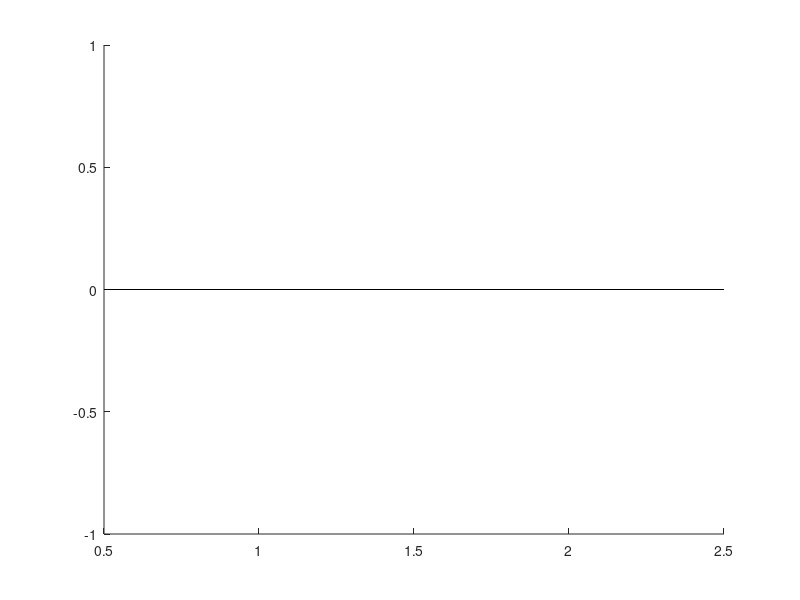

Recreate this plot in MATLAB. (Note: this script raises an error after producing the figure.)
% Unfinished script to count HitMiss Rate for all recordings (loaded into 
%Matlasb 

%% TO LOOP THROUGH ALL THE RECORDINGS!

% Get all variables in workspace that match pattern 'dataRB*'
allVars = who('dataRB*');
nSessions = length(allVars);

fprintf('Found %d sessions to analyze\n', nSessions);

% Initialize aggregated counters
agg_control = struct('Hit', 0, 'Miss', 0, 'Unattended', 0, 'Total', 0);
agg_opto = struct('Hit', 0, 'Miss', 0, 'Unattended', 0, 'Total', 0);

% Also by location
agg_control_right = struct('Hit', 0, 'Miss', 0, 'Unattended', 0, 'Total', 0);
agg_control_left = struct('Hit', 0, 'Miss', 0, 'Unattended', 0, 'Total', 0);
agg_opto_right = struct('Hit', 0, 'Miss', 0, 'Unattended', 0, 'Total', 0);
agg_opto_left = struct('Hit', 0, 'Miss', 0, 'Unattended', 0, 'Total', 0);

% Determine if sessions are control or opto
controlSessions = {};
optoSessions = {};


% Loop through all sessions
for s = 1:nSessions
    fprintf('\nProcessing session %d/%d: %s\n', s, nSessions, allVars{s});
    
    % Load data
    data = eval(allVars{s});
    
    % Extract parameters
    StimTime = data.options.Trialtsecbegin;
    nTrials = data.options.trials * data.options.subsessions;
    LickTimes = str2double(data.lickData(~cellfun('isempty', data.lickData)));
    redFrames = data.redFrames(1,:);
    RedFramesNum = str2double(redFrames) + ((StimTime - data.options.tsecbegin) * 1000)';
    optoTrials = data.options.opto_trial;
    stimLocations = data.options.stimLocationHistory;
    
    % Extract licks and classify trials
    [LicksInFrame, discardedTrials] = extractLicksInWindow(LickTimes, RedFramesNum, ...
        LICK_WINDOW_PRE, LICK_WINDOW_POST, TIME_BEFORE_STIM, TIME_AFTER_STIM, nTrials);
    
    [LicksHit, LicksMiss, FirstLicks] = classifyTrials(LicksInFrame, discardedTrials, ...
        HIT_THRESHOLD, MISS_THRESHOLD);
    
    isHit = ~isnan(LicksHit);
    isMiss = ~isnan(LicksMiss);
    isUnattended = ~isHit & ~isMiss;
    
    % Determine session type
    hasOpto = any(optoTrials == 1);
    if hasOpto
        optoSessions{end+1} = allVars{s};
    else
        controlSessions{end+1} = allVars{s};
    end
    
    % Aggregate by condition
    idxControl = optoTrials == 0;
    idxOpto = optoTrials == 1;
    
    agg_control.Hit = agg_control.Hit + sum(isHit(idxControl));
    agg_control.Miss = agg_control.Miss + sum(isMiss(idxControl));
    agg_control.Unattended = agg_control.Unattended + sum(isUnattended(idxControl));
    agg_control.Total = agg_control.Total + sum(idxControl);
    
    if hasOpto
        agg_opto.Hit = agg_opto.Hit + sum(isHit(idxOpto));
        agg_opto.Miss = agg_opto.Miss + sum(isMiss(idxOpto));
        agg_opto.Unattended = agg_opto.Unattended + sum(isUnattended(idxOpto));
        agg_opto.Total = agg_opto.Total + sum(idxOpto);
    end
    
    % Aggregate by condition AND location
    % Control Right (location = 6)
    idx = idxControl & stimLocations == 6;
    agg_control_right.Hit = agg_control_right.Hit + sum(isHit(idx));
    agg_control_right.Miss = agg_control_right.Miss + sum(isMiss(idx));
    agg_control_right.Unattended = agg_control_right.Unattended + sum(isUnattended(idx));
    agg_control_right.Total = agg_control_right.Total + sum(idx);
    
    % Control Left (location = 7)
    idx = idxControl & stimLocations == 7;
    agg_control_left.Hit = agg_control_left.Hit + sum(isHit(idx));
    agg_control_left.Miss = agg_control_left.Miss + sum(isMiss(idx));
    agg_control_left.Unattended = agg_control_left.Unattended + sum(isUnattended(idx));
    agg_control_left.Total = agg_control_left.Total + sum(idx);
    
    if hasOpto
        % Opto Right
        idx = idxOpto & stimLocations == 6;
        agg_opto_right.Hit = agg_opto_right.Hit + sum(isHit(idx));
        agg_opto_right.Miss = agg_opto_right.Miss + sum(isMiss(idx));
        agg_opto_right.Unattended = agg_opto_right.Unattended + sum(isUnattended(idx));
        agg_opto_right.Total = agg_opto_right.Total + sum(idx);
        
        % Opto Left
        idx = idxOpto & stimLocations == 7;
        agg_opto_left.Hit = agg_opto_left.Hit + sum(isHit(idx));
        agg_opto_left.Miss = agg_opto_left.Miss + sum(isMiss(idx));
        agg_opto_left.Unattended = agg_opto_left.Unattended + sum(isUnattended(idx));
        agg_opto_left.Total = agg_opto_left.Total + sum(idx);
    end
end

%Plot Aggregated Results - By Condition
figure('Color', 'w');
hold on;

propControl = [agg_control.Hit, agg_control.Miss, agg_control.Unattended] / agg_control.Total;
propOpto = [agg_opto.Hit, agg_opto.Miss, agg_opto.Unattended] / agg_opto.Total;
combined = [propControl; propOpto];

colors = [0.3 0.75 0.4; 1.0 0.6 0.2; 0.75 0.75 0.75];
b = bar(combined, 'stacked', 'BarWidth', 0.6, 'EdgeColor', 'none');
for i = 1:3
    b(i).FaceColor = colors(i,:);
end

set(gca, 'XTick', 1:2, 'XTickLabel', {'Control', 'Opto'}, ...
    'FontSize', 12, 'LineWidth', 1.2, 'Box', 'off');
ylabel('Proportion of Trials', 'FontSize', 13);
ylim([0 1]);
yticks(0:0.2:1);
grid on;
set(gca, 'GridAlpha', 0.2);
legend({'Hit', 'Miss', 'Unattended'}, 'Location', 'northeastoutside', 'FontSize', 11, 'Box', 'off');
title(sprintf('Aggregated Outcomes (%d sessions)', nSessions), 'FontSize', 14, 'FontWeight', 'bold');

% Plot Aggregated Results - By Condition and Location
figure('Color', 'w');
hold on;

propData = zeros(4, 3);
propData(1,:) = [agg_control_right.Hit, agg_control_right.Miss, agg_control_right.Unattended] / agg_control_right.Total;
propData(2,:) = [agg_control_left.Hit, agg_control_left.Miss, agg_control_left.Unattended] / agg_control_left.Total;
propData(3,:) = [agg_opto_right.Hit, agg_opto_right.Miss, agg_opto_right.Unattended] / agg_opto_right.Total;
propData(4,:) = [agg_opto_left.Hit, agg_opto_left.Miss, agg_opto_left.Unattended] / agg_opto_left.Total;

groups = {'Control Right', 'Control Left', 'Opto Right', 'Opto Left'};

b = bar(propData, 'stacked', 'BarWidth', 0.6, 'EdgeColor', 'none');
for i = 1:3
    b(i).FaceColor = colors(i,:);
end

set(gca, 'XTick', 1:4, 'XTickLabel', groups, 'FontSize', 11, 'LineWidth', 1.2, 'Box', 'off');
ylabel('Proportion of Trials', 'FontSize', 13);
ylim([0 1]);
yticks(0:0.2:1);
grid on;
set(gca, 'GridAlpha', 0.2);
legend({'Hit', 'Miss', 'Unattended'}, 'Location', 'northeastoutside', 'FontSize', 11, 'Box', 'off');
title(sprintf('Aggregated Outcomes by Location (%d sessions)', nSessions), 'FontSize', 14, 'FontWeight', 'bold');

%% claude made this

%% MODIFIED SCRIPT TO HANDLE BASELINE AND OPTO RECORDINGS SEPARATELY

% Get all variables in workspace that match pattern 'dataRB*'
allVars = who('dataRB12*');
nSessions = length(allVars);

fprintf('Found %d sessions to analyze\n', nSessions);

% Initialize aggregated counters for OPTO sessions (control vs opto trials)
agg_opto_control = struct('Hit', 0, 'Miss', 0, 'Unattended', 0, 'Total', 0);
agg_opto_opto = struct('Hit', 0, 'Miss', 0, 'Unattended', 0, 'Total', 0);

% By location for OPTO sessions
agg_opto_control_right = struct('Hit', 0, 'Miss', 0, 'Unattended', 0, 'Total', 0);
agg_opto_control_left = struct('Hit', 0, 'Miss', 0, 'Unattended', 0, 'Total', 0);
agg_opto_opto_right = struct('Hit', 0, 'Miss', 0, 'Unattended', 0, 'Total', 0);
agg_opto_opto_left = struct('Hit', 0, 'Miss', 0, 'Unattended', 0, 'Total', 0);

% Initialize aggregated counters for BASELINE sessions
agg_baseline = struct('Hit', 0, 'Miss', 0, 'Unattended', 0, 'Total', 0);
agg_baseline_right = struct('Hit', 0, 'Miss', 0, 'Unattended', 0, 'Total', 0);
agg_baseline_left = struct('Hit', 0, 'Miss', 0, 'Unattended', 0, 'Total', 0);

% Lick data for violin plots
LICK_WINDOW_PRE_OPTO = -3;
LICK_WINDOW_POST_OPTO = 5;

% For opto sessions: control vs opto trials
relLicks_opto_control = [];
relLicks_opto_opto = [];

% For baseline sessions
relLicks_baseline = [];

% Session lists
baselineSessions = {};
optoSessions = {};

% Loop through all sessions
for s = 1:nSessions
    fprintf('\nProcessing session %d/%d: %s\n', s, nSessions, allVars{s});
    
    % Load data
    data = eval(allVars{s});
    
    % Extract parameters
    StimTime = data.options.Trialtsecbegin;
    nTrials = data.options.trials * data.options.subsessions;
    LickTimes = str2double(data.lickData(~cellfun('isempty', data.lickData)));
    redFrames = data.redFrames(1,:);
    RedFramesNum = str2double(redFrames) + ((StimTime - data.options.tsecbegin) * 1000)';
    optoTrials = data.options.opto_trial;
    stimLocations = data.options.stimLocationHistory;
    
    % Extract licks and classify trials
    [LicksInFrame, discardedTrials] = extractLicksInWindow(LickTimes, RedFramesNum, ...
        LICK_WINDOW_PRE, LICK_WINDOW_POST, TIME_BEFORE_STIM, TIME_AFTER_STIM, nTrials);
    
    [LicksHit, LicksMiss, FirstLicks] = classifyTrials(LicksInFrame, discardedTrials, ...
        HIT_THRESHOLD, MISS_THRESHOLD);
    
    isHit = ~isnan(LicksHit);
    isMiss = ~isnan(LicksMiss);
    isUnattended = ~isHit & ~isMiss;
    
    % Determine session type
    hasOpto = any(optoTrials == 1);
    
    if hasOpto
        % OPTO SESSION - has both control and opto trials
        optoSessions{end+1} = allVars{s};
        
        idxControl = optoTrials == 0;
        idxOpto = optoTrials == 1;
        
        % Aggregate overall
        agg_opto_control.Hit = agg_opto_control.Hit + sum(isHit(idxControl));
        agg_opto_control.Miss = agg_opto_control.Miss + sum(isMiss(idxControl));
        agg_opto_control.Unattended = agg_opto_control.Unattended + sum(isUnattended(idxControl));
        agg_opto_control.Total = agg_opto_control.Total + sum(idxControl);
        
        agg_opto_opto.Hit = agg_opto_opto.Hit + sum(isHit(idxOpto));
        agg_opto_opto.Miss = agg_opto_opto.Miss + sum(isMiss(idxOpto));
        agg_opto_opto.Unattended = agg_opto_opto.Unattended + sum(isUnattended(idxOpto));
        agg_opto_opto.Total = agg_opto_opto.Total + sum(idxOpto);
        
        % Aggregate by location
        % Control Right (location = 6)
        idx = idxControl & stimLocations == 6;
        agg_opto_control_right.Hit = agg_opto_control_right.Hit + sum(isHit(idx));
        agg_opto_control_right.Miss = agg_opto_control_right.Miss + sum(isMiss(idx));
        agg_opto_control_right.Unattended = agg_opto_control_right.Unattended + sum(isUnattended(idx));
        agg_opto_control_right.Total = agg_opto_control_right.Total + sum(idx);
        
        % Control Left (location = 7)
        idx = idxControl & stimLocations == 7;
        agg_opto_control_left.Hit = agg_opto_control_left.Hit + sum(isHit(idx));
        agg_opto_control_left.Miss = agg_opto_control_left.Miss + sum(isMiss(idx));
        agg_opto_control_left.Unattended = agg_opto_control_left.Unattended + sum(isUnattended(idx));
        agg_opto_control_left.Total = agg_opto_control_left.Total + sum(idx);
        
        % Opto Right
        idx = idxOpto & stimLocations == 6;
        agg_opto_opto_right.Hit = agg_opto_opto_right.Hit + sum(isHit(idx));
        agg_opto_opto_right.Miss = agg_opto_opto_right.Miss + sum(isMiss(idx));
        agg_opto_opto_right.Unattended = agg_opto_opto_right.Unattended + sum(isUnattended(idx));
        agg_opto_opto_right.Total = agg_opto_opto_right.Total + sum(idx);
        
        % Opto Left
        idx = idxOpto & stimLocations == 7;
        agg_opto_opto_left.Hit = agg_opto_opto_left.Hit + sum(isHit(idx));
        agg_opto_opto_left.Miss = agg_opto_opto_left.Miss + sum(isMiss(idx));
        agg_opto_opto_left.Unattended = agg_opto_opto_left.Unattended + sum(isUnattended(idx));
        agg_opto_opto_left.Total = agg_opto_opto_left.Total + sum(idx);
        
        % Collect lick times for violin plot
        for t = 1:nTrials
            lickTimes = LicksInFrame(:, t);
            lickTimes = lickTimes(~isnan(lickTimes) & lickTimes ~= 0);
            lickTimes = lickTimes(lickTimes >= LICK_WINDOW_PRE_OPTO & lickTimes <= LICK_WINDOW_POST_OPTO);
            
            if optoTrials(t) == 0
                relLicks_opto_control = [relLicks_opto_control; lickTimes];
            else
                relLicks_opto_opto = [relLicks_opto_opto; lickTimes];
            end
        end
        
    else
        % BASELINE SESSION - no opto trials
        baselineSessions{end+1} = allVars{s};
        
        % Aggregate overall
        agg_baseline.Hit = agg_baseline.Hit + sum(isHit);
        agg_baseline.Miss = agg_baseline.Miss + sum(isMiss);
        agg_baseline.Unattended = agg_baseline.Unattended + sum(isUnattended);
        agg_baseline.Total = agg_baseline.Total + nTrials;
        
        % Aggregate by location
        % Right (location = 6)
        idx = stimLocations == 6;
        agg_baseline_right.Hit = agg_baseline_right.Hit + sum(isHit(idx));
        agg_baseline_right.Miss = agg_baseline_right.Miss + sum(isMiss(idx));
        agg_baseline_right.Unattended = agg_baseline_right.Unattended + sum(isUnattended(idx));
        agg_baseline_right.Total = agg_baseline_right.Total + sum(idx);
        
        % Left (location = 7)
        idx = stimLocations == 7;
        agg_baseline_left.Hit = agg_baseline_left.Hit + sum(isHit(idx));
        agg_baseline_left.Miss = agg_baseline_left.Miss + sum(isMiss(idx));
        agg_baseline_left.Unattended = agg_baseline_left.Unattended + sum(isUnattended(idx));
        agg_baseline_left.Total = agg_baseline_left.Total + sum(idx);
        
        % Collect lick times for violin plot
        for t = 1:nTrials
            lickTimes = LicksInFrame(:, t);
            lickTimes = lickTimes(~isnan(lickTimes) & lickTimes ~= 0);
            lickTimes = lickTimes(lickTimes >= LICK_WINDOW_PRE_OPTO & lickTimes <= LICK_WINDOW_POST_OPTO);
            relLicks_baseline = [relLicks_baseline; lickTimes];
        end
    end
end

fprintf('\n=== SUMMARY ===\n');
fprintf('Baseline sessions: %d\n', length(baselineSessions));
fprintf('Opto sessions: %d\n', length(optoSessions));

% Define colors once for all plots
colors = [0.3 0.75 0.4; 1.0 0.6 0.2; 0.75 0.75 0.75];

%PLOT 1: OPTO SESSIONS - Control vs Opto Trials
if ~isempty(optoSessions) && agg_opto_control.Total > 0 && agg_opto_opto.Total > 0
    figure('Color', 'w');
    hold on;
    
    propControl = [agg_opto_control.Hit, agg_opto_control.Miss, agg_opto_control.Unattended] / agg_opto_control.Total;
    propOpto = [agg_opto_opto.Hit, agg_opto_opto.Miss, agg_opto_opto.Unattended] / agg_opto_opto.Total;
    combined = [propControl; propOpto];
    
    % Check for NaN or Inf values
    if any(isnan(combined(:))) || any(isinf(combined(:)))
        warning('NaN or Inf values detected in opto sessions data. Skipping plot 1.');
    else
        b = bar(combined, 'stacked', 'BarWidth', 0.6, 'EdgeColor', 'none');
        for i = 1:length(b)
            b(i).FaceColor = colors(i,:);
        end
        
        set(gca, 'XTick', 1:2, 'XTickLabel', {'Control', 'Opto'}, ...
            'FontSize', 12, 'LineWidth', 1.2, 'Box', 'off');
        ylabel('Proportion of Trials', 'FontSize', 13);
        ylim([0 1]);
        yticks(0:0.2:1);
        grid on;
        set(gca, 'GridAlpha', 0.2);
        legend({'Hit', 'Miss', 'Unattended'}, 'Location', 'northeastoutside', 'FontSize', 11, 'Box', 'off');
        title(sprintf('Opto Sessions: Control vs Opto (%d sessions)', length(optoSessions)), 'FontSize', 14, 'FontWeight', 'bold');
    end
else
    fprintf('Skipping Plot 1: No opto session data available\n');
end

%PLOT 2: OPTO SESSIONS - By Location
if ~isempty(optoSessions) && agg_opto_control_right.Total > 0
    figure('Color', 'w');
    hold on;
    
    % Handle division by zero
    propData = zeros(4, 3);
    if agg_opto_control_right.Total > 0
        propData(1,:) = [agg_opto_control_right.Hit, agg_opto_control_right.Miss, agg_opto_control_right.Unattended] / agg_opto_control_right.Total;
    end
    if agg_opto_control_left.Total > 0
        propData(2,:) = [agg_opto_control_left.Hit, agg_opto_control_left.Miss, agg_opto_control_left.Unattended] / agg_opto_control_left.Total;
    end
    if agg_opto_opto_right.Total > 0
        propData(3,:) = [agg_opto_opto_right.Hit, agg_opto_opto_right.Miss, agg_opto_opto_right.Unattended] / agg_opto_opto_right.Total;
    end
    if agg_opto_opto_left.Total > 0
        propData(4,:) = [agg_opto_opto_left.Hit, agg_opto_opto_left.Miss, agg_opto_opto_left.Unattended] / agg_opto_opto_left.Total;
    end
    
    groups = {'Control Right', 'Control Left', 'Opto Right', 'Opto Left'};
    
    % Check for NaN or Inf values
    if any(isnan(propData(:))) || any(isinf(propData(:)))
        warning('NaN or Inf values detected in opto location data. Skipping plot 2.');
    else
        b = bar(propData, 'stacked', 'BarWidth', 0.6, 'EdgeColor', 'none');
        for i = 1:length(b)
            b(i).FaceColor = colors(i,:);
        end
        
        set(gca, 'XTick', 1:4, 'XTickLabel', groups, 'FontSize', 11, 'LineWidth', 1.2, 'Box', 'off');
        ylabel('Proportion of Trials', 'FontSize', 13);
        ylim([0 1]);
        yticks(0:0.2:1);
        grid on;
        set(gca, 'GridAlpha', 0.2);
        legend({'Hit', 'Miss', 'Unattended'}, 'Location', 'northeastoutside', 'FontSize', 11, 'Box', 'off');
        title(sprintf('Opto Sessions by Location (%d sessions)', length(optoSessions)), 'FontSize', 14, 'FontWeight', 'bold');
    end
else
    fprintf('Skipping Plot 2: No opto location data available\n');
end

%PLOT 3: BASELINE SESSIONS
if ~isempty(baselineSessions) && agg_baseline.Total > 0
    figure('Color', 'w');
    hold on;
    
    propBaseline = [agg_baseline.Hit, agg_baseline.Miss, agg_baseline.Unattended] / agg_baseline.Total;
    
    % Check for NaN or Inf values
    if any(isnan(propBaseline)) || any(isinf(propBaseline))
        warning('NaN or Inf values detected in baseline data. Skipping plot 3.');
    else
        b = bar(propBaseline, 'stacked', 'BarWidth', 0.4, 'EdgeColor', 'none');
        for i = 1:length(b)
            b(i).FaceColor = colors(i,:);
        end
        
        set(gca, 'XTick', 1, 'XTickLabel', {'Baseline'}, ...
            'FontSize', 12, 'LineWidth', 1.2, 'Box', 'off');
        ylabel('Proportion of Trials', 'FontSize', 13);
        ylim([0 1]);
        yticks(0:0.2:1);
        xlim([0.5 1.5]);
        grid on;
        set(gca, 'GridAlpha', 0.2);
        legend({'Hit', 'Miss', 'Unattended'}, 'Location', 'northeastoutside', 'FontSize', 11, 'Box', 'off');
        title(sprintf('Baseline Sessions (%d sessions)', length(baselineSessions)), 'FontSize', 14, 'FontWeight', 'bold');
    end
else
    fprintf('Skipping Plot 3: No baseline session data available\n');
end

%PLOT 4: BASELINE SESSIONS - By Location
if ~isempty(baselineSessions) && agg_baseline_right.Total > 0
    figure('Color', 'w');
    hold on;
    
    propData = zeros(2, 3);
    if agg_baseline_right.Total > 0
        propData(1,:) = [agg_baseline_right.Hit, agg_baseline_right.Miss, agg_baseline_right.Unattended] / agg_baseline_right.Total;
    end
    if agg_baseline_left.Total > 0
        propData(2,:) = [agg_baseline_left.Hit, agg_baseline_left.Miss, agg_baseline_left.Unattended] / agg_baseline_left.Total;
    end
    
    groups = {'Baseline Right', 'Baseline Left'};
    
    % Check for NaN or Inf values
    if any(isnan(propData(:))) || any(isinf(propData(:)))
        warning('NaN or Inf values detected in baseline location data. Skipping plot 4.');
    else
        b = bar(propData, 'stacked', 'BarWidth', 0.6, 'EdgeColor', 'none');
        for i = 1:length(b)
            b(i).FaceColor = colors(i,:);
        end
        
        set(gca, 'XTick', 1:2, 'XTickLabel', groups, 'FontSize', 11, 'LineWidth', 1.2, 'Box', 'off');
        ylabel('Proportion of Trials', 'FontSize', 13);
        ylim([0 1]);
        yticks(0:0.2:1);
        grid on;
        set(gca, 'GridAlpha', 0.2);
        legend({'Hit', 'Miss', 'Unattended'}, 'Location', 'northeastoutside', 'FontSize', 11, 'Box', 'off');
        title(sprintf('Baseline Sessions by Location (%d sessions)', length(baselineSessions)), 'FontSize', 14, 'FontWeight', 'bold');
    end
else
    fprintf('Skipping Plot 4: No baseline location data available\n');
end

%PLOT 5: VIOLIN PLOT - OPTO SESSIONS (Control vs Opto)
if ~isempty(optoSessions) && ~isempty(relLicks_opto_control) && ~isempty(relLicks_opto_opto)
    % Combine data
    relLicks = [relLicks_opto_control; relLicks_opto_opto];
    groupLabels = [repmat({'Control'}, length(relLicks_opto_control), 1); ...
                   repmat({'Opto'}, length(relLicks_opto_opto), 1)];
    
    figure('Color', 'w', 'Position', [100 100 500 600]);
    hold on;
    
    % Reference lines
    plot([0.5 2.5], [-2 -2], 'Color', [0.8 0.2 0.2], 'LineWidth', 2, 'LineStyle', '--');
    plot([0.5 2.5], [0 0], 'Color', [0.2 0.2 0.2], 'LineWidth', 2, 'LineStyle', '-');
    
    % Violin plot with custom colors
    colors_violin = [0.7 0.7 0.7; 0.4 0.6 1];
    vp = violinplot(relLicks, groupLabels, 'ShowMean', true, 'ShowData', true, ...
        'ViolinColor', colors_violin);
    
    % Enhance mean lines
    for i = 1:length(vp)
        if isfield(vp(i), 'MeanPlot') && ~isempty(vp(i).MeanPlot)
            set(vp(i).MeanPlot, 'LineWidth', 3, 'Color', [0 0 0]);
        end
        if isfield(vp(i), 'ScatterPlot') && ~isempty(vp(i).ScatterPlot)
            set(vp(i).ScatterPlot, 'SizeData', 15, 'MarkerFaceAlpha', 0.4);
        end
    end
    
    ylabel('Time from stimulus onset (s)', 'FontSize', 14);
    set(gca, 'FontSize', 13, 'LineWidth', 1.5, 'Box', 'off');
    ylim([LICK_WINDOW_PRE_OPTO LICK_WINDOW_POST_OPTO]);
    
    text(2.6, -2, 'Opto', 'FontSize', 9, 'Color', [0.8 0.2 0.2]);
    text(2.6, 0, 'Stim', 'FontSize', 9, 'Color', [0.2 0.2 0.2]);
    
    title(sprintf('Lick Times - Opto Sessions (%d sessions)', length(optoSessions)), 'FontSize', 14, 'FontWeight', 'bold');
    
    % Calculate and display median for opto trials between -2 and 0
    opto_licks_window = relLicks_opto_opto(relLicks_opto_opto >= -2 & relLicks_opto_opto <= 0);
    if ~isempty(opto_licks_window)
        median_opto_window = median(opto_licks_window);
        fprintf('\n=== OPTO SESSIONS ===\n');
        fprintf('Median lick time for Opto trials (between -2 and 0s): %.3f s\n', median_opto_window);
        fprintf('Absolute median (from trial start): %.3f s\n', 2 + median_opto_window);
    end
    
    control_licks_window = relLicks_opto_control(relLicks_opto_control >= -2 & relLicks_opto_control <= 0);
    if ~isempty(control_licks_window)
        median_control_window = median(control_licks_window);
        fprintf('Median lick time for Control trials (between -2 and 0s): %.3f s\n', median_control_window);
        fprintf('Absolute median (from trial start): %.3f s\n', 2 + median_control_window);
    end
else
    fprintf('Skipping Plot 5: Insufficient lick data for opto sessions\n');
end

%PLOT 6: VIOLIN PLOT - BASELINE SESSIONS
if ~isempty(baselineSessions) && ~isempty(relLicks_baseline)
    groupLabels_baseline = repmat({'Baseline'}, length(relLicks_baseline), 1);
    
    figure('Color', 'w', 'Position', [100 100 400 600]);
    hold on;
    
    % Reference line
    plot([0.5 1.5], [0 0], 'Color', [0.2 0.2 0.2], 'LineWidth', 2, 'LineStyle', '-');
    
    % Violin plot
    colors_violin_baseline = [0.5 0.8 0.5];
    vp = violinplot(relLicks_baseline, groupLabels_baseline, 'ShowMean', true, 'ShowData', true, ...
        'ViolinColor', colors_violin_baseline);
    
    % Enhance mean lines
    if isfield(vp, 'MeanPlot') && ~isempty(vp.MeanPlot)
        set(vp.MeanPlot, 'LineWidth', 3, 'Color', [0 0 0]);
    end
    if isfield(vp, 'ScatterPlot') && ~isempty(vp.ScatterPlot)
        set(vp.ScatterPlot, 'SizeData', 15, 'MarkerFaceAlpha', 0.4);
    end
    
    ylabel('Time from stimulus onset (s)', 'FontSize', 14);
    set(gca, 'FontSize', 13, 'LineWidth', 1.5, 'Box', 'off');
    ylim([LICK_WINDOW_PRE_OPTO LICK_WINDOW_POST_OPTO]);
    
    text(1.6, 0, 'Stim', 'FontSize', 9, 'Color', [0.2 0.2 0.2]);
    
    title(sprintf('Lick Times - Baseline Sessions (%d sessions)', length(baselineSessions)), 'FontSize', 14, 'FontWeight', 'bold');
    
    % Calculate median
    baseline_licks_window = relLicks_baseline(relLicks_baseline >= -2 & relLicks_baseline <= 0);
    if ~isempty(baseline_licks_window)
        median_baseline_window = median(baseline_licks_window);
        fprintf('\n=== BASELINE SESSIONS ===\n');
        fprintf('Median lick time (between -2 and 0s): %.3f s\n', median_baseline_window);
        fprintf('Absolute median (from trial start): %.3f s\n', 2 + median_baseline_window);
    end
else
    fprintf('Skipping Plot 6: No lick data for baseline sessions\n');
end


%% PLOTTING ALL VIOLIN PLOTS OF REACTION TIME ACROSS SESSIONS
% Loops through all dataRB* variables and creates one violin plot

% Variable naming: dataRB##_MMDD_opto or dataRB##_MMDD_baseline
% Gray/Blue = Control/Opto in opto sessions
% Green = Baseline sessions


%PARAMETERS
LICK_WINDOW_PRE = -3;
LICK_WINDOW_POST = 5;

%FIND ALL SESSIONS
allVars = who('dataRB14*');
allVars = sort(allVars);  % Natural sort works with MMDD format!

nSessions = length(allVars);
fprintf('Found %d sessions (sorted):\n', nSessions);
for i = 1:length(allVars)
    fprintf('  %d. %s\n', i, allVars{i});
end

%COLLECT DATA
allLicks = [];
allLabels = [];

for s = 1:nSessions
    fprintf('\nProcessing %s...\n', allVars{s});
    
    try
        data = eval(allVars{s});
        
        % Determine session type from variable name
        isBaselineSession = contains(allVars{s}, 'baseline');
        
        % Extract data
        nTrials = data.i;
        StimTime = data.options.Trialtsecbegin;
        LickTimes = str2double(data.lickData(~cellfun('isempty', data.lickData)));
        redFrames = data.redFrames(1, :);
        RedFramesNum = str2double(redFrames) + ((StimTime - data.options.tsecbegin) * 1000)';
        optoTrials = data.options.opto_trial(1:nTrials);
        
        % Get licks relative to stimulus
        relLicks_control = [];  % For control trials (opto=0)
        relLicks_opto = [];     % For opto trials (opto=1)
        
        for t = 1:min(nTrials, length(RedFramesNum))
            limMin = RedFramesNum(t) + LICK_WINDOW_PRE * 1000;
            limMax = RedFramesNum(t) + LICK_WINDOW_POST * 1000;
            
            licksInWindow = LickTimes(LickTimes > limMin & LickTimes < limMax);
            if ~isempty(licksInWindow)
                licksRel = (licksInWindow - RedFramesNum(t)) / 1000;
                
                % Separate by opto condition
                if optoTrials(t) == 0
                    relLicks_control = [relLicks_control; licksRel];
                else
                    relLicks_opto = [relLicks_opto; licksRel];
                end
            end
        end
        
        % Extract date (MMDD format -> display as MM/DD)
        dateParts = regexp(allVars{s}, 'dataRB\d+_(\d{2})(\d{2})', 'tokens');
        if ~isempty(dateParts)
            month = dateParts{1}{1};
            day = dateParts{1}{2};
            sessionLabel = sprintf('%s/%s', month, day);
        else
            sessionLabel = sprintf('S%d', s);
        end
        
        % Create labels based on session type
        if isBaselineSession
            % BASELINE SESSION → 1 GREEN VIOLIN (all trials)
            allLicks = [allLicks; relLicks_control];
            allLabels = [allLabels; repmat({[sessionLabel ' Base']}, length(relLicks_control), 1)];
            fprintf('  -> Baseline: %d licks in 1 violin (green)\n', length(relLicks_control));
        else
            % OPTO SESSION → 2 VIOLINS (gray for opto=0, blue for opto=1)
            % Add control trials (gray)
            if ~isempty(relLicks_control)
                allLicks = [allLicks; relLicks_control];
                allLabels = [allLabels; repmat({[sessionLabel ' C']}, length(relLicks_control), 1)];
            end
            % Add opto trials (blue)
            if ~isempty(relLicks_opto)
                allLicks = [allLicks; relLicks_opto];
                allLabels = [allLabels; repmat({[sessionLabel ' O']}, length(relLicks_opto), 1)];
            end
            fprintf('  -> Opto: %d control licks (gray) + %d opto licks (blue)\n', ...
                length(relLicks_control), length(relLicks_opto));
        end
        
    catch ME
        fprintf('  ERROR: %s\n', ME.message);
    end
end

% PLOT
if ~isempty(allLicks)
    uniqueLabels = unique(allLabels, 'stable');
    nGroups = length(uniqueLabels);
    
    fprintf('\nPlotting %d violins:\n', nGroups);
    for i = 1:nGroups
        fprintf('  %d. %s\n', i, uniqueLabels{i});
    end
    
    figure('Color', 'w', 'Position', [50 50 max(900, 80*nGroups) 600]);
    hold on;
    
    % Reference lines
    plot([0.5 nGroups+0.5], [-2 -2], 'Color', [0.8 0.2 0.2], 'LineWidth', 2, 'LineStyle', '--');
    plot([0.5 nGroups+0.5], [0 0], 'Color', [0.2 0.2 0.2], 'LineWidth', 2, 'LineStyle', '-');
    
    % Assign colors based on label
    colors = zeros(nGroups, 3);
    for i = 1:nGroups
        if contains(uniqueLabels{i}, ' C')
            colors(i, :) = [0.7 0.7 0.7];  % Gray - Control trials in opto session
        elseif contains(uniqueLabels{i}, ' O')
            colors(i, :) = [0.4 0.6 1];     % Blue - Opto trials
        elseif contains(uniqueLabels{i}, ' Base')
            colors(i, :) = [0.5 0.8 0.5];   % Green - Baseline session
        end
    end
    
    % Violin plot
    vp = violinplot(allLicks, allLabels, 'ShowMean', true, 'ShowData', true, ...
        'ViolinColor', colors);
    
    % Enhance aesthetics
    for i = 1:length(vp)
        if isfield(vp(i), 'MeanPlot') && ~isempty(vp(i).MeanPlot)
            set(vp(i).MeanPlot, 'LineWidth', 3, 'Color', [0 0 0]);
        end
        if isfield(vp(i), 'ScatterPlot') && ~isempty(vp(i).ScatterPlot)
            set(vp(i).ScatterPlot, 'SizeData', 15, 'MarkerFaceAlpha', 0.4);
        end
    end
    
    ylabel('Time from stimulus onset (s)', 'FontSize', 14);
    xlabel('Session (Month/Day)', 'FontSize', 14);
    title('Lick Time Progression Across Sessions', 'FontSize', 16, 'FontWeight', 'bold');
    ylim([LICK_WINDOW_PRE LICK_WINDOW_POST]);
    %ylim([-0.5 0.8]);
    set(gca, 'FontSize', 11, 'LineWidth', 1.5, 'Box', 'off');
    xtickangle(45);
    grid on;
    set(gca, 'GridAlpha', 0.2);
    
    % Legend
    h_gray = patch(NaN, NaN, [0.7 0.7 0.7]);
    h_blue = patch(NaN, NaN, [0.4 0.6 1]);
    h_green = patch(NaN, NaN, [0.5 0.8 0.5]);
    legend([h_gray h_blue h_green], {'Control', 'Opto', 'Baseline session'}, ...
        'Location', 'northeast', 'FontSize', 10);
    
    % Reference line labels
    text(nGroups+0.8, -1, 'Opto', 'FontSize', 9, 'Color', [0.8 0.2 0.2]);
    text(nGroups+0.8, 0, 'Stim', 'FontSize', 9, 'Color', [0.2 0.2 0.2]);
    
    hold off;
end

